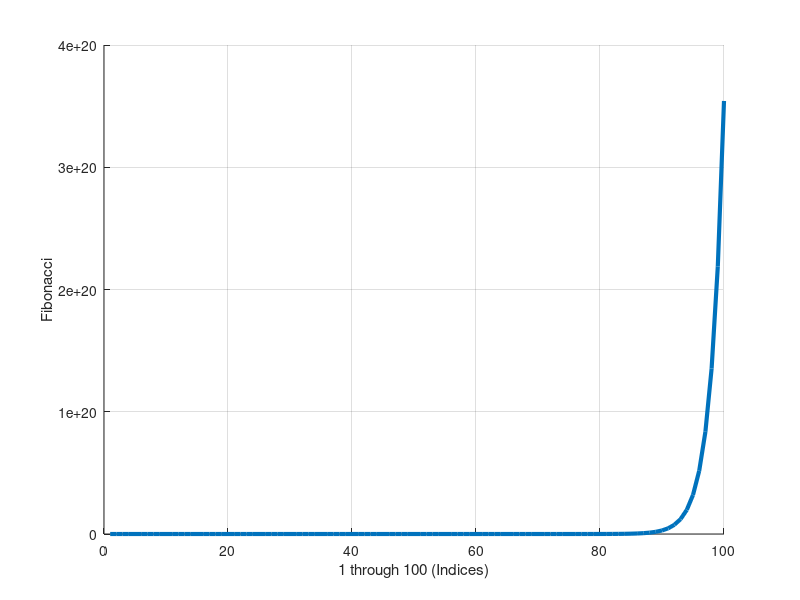

The MATLAB source for this figure:
clear all;
clc;

terms = [0 1];

terms( 3 ) = terms( 2 ) + terms( 1 );
terms( 4 ) = terms( 3 ) + terms( 2 );
terms( 5 ) = terms( 4 ) + terms( 3 );

%for loop
%for i=3:1:100
%5 5-1 5-2
%terms (i) =terms (i-1) + terms(i-2)

clear all;
clc;

%quiz 2
%----

terms = [1 1];

for i = 3 : 1 : 100
  terms ( i ) = terms (i - 2 ) + terms ( i - 1 )

end

hold on;
grid on;
axis on;

xlabel( "1 through 100 (Indices)" );
ylabel( "Fibonacci" );
plot( [1:1:100], terms, 'LineWidth', 3 );